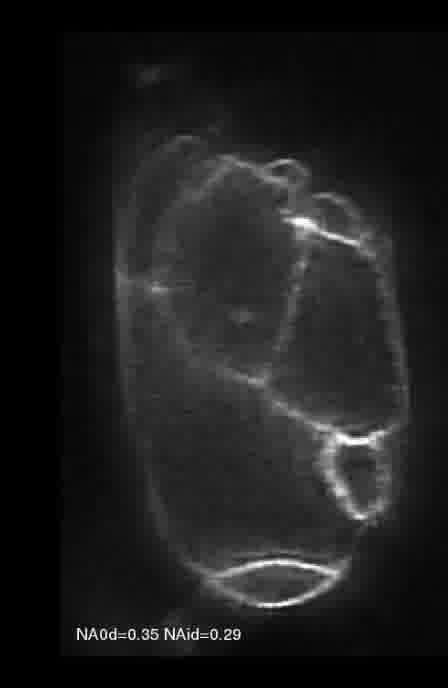
#> input picture Supervised_approach/test_images/a184.jpg, 448 x 688 px, given in place of orayya.png, which was not available
$ python hseg.py   (Python 2 division)
#> lines starting #> are read from the running program, lines starting #| are printed output that depends on the picture; pictures that were not available may be replaced by others from this repository, and a replacement may not be noted
numSegments = 500  # How many superpixels to start with - input for SLIC function
Sigma = 4 # This parameter controls superpixel shape. Higher values make superpixels more square.

#SPHC Parameters:
segmentsToMerge = 50 # How many superpixels to merge based on color similarity
distance_limit = .6  # Limits which segments get merged based on their difference in average color
####################################################################################################

import matplotlib.pyplot as plt, argparse, numpy as np, math, sys, copy
from skimage.segmentation import slic, mark_boundaries
from skimage.util import img_as_float
from skimage import io
from collections import defaultdict

def initiateSegmentAttributes(segm_grid, image):
    '''
    Each segment formed by sklearn's SLIC function is assigned a dictionary of attributes for efficiency.
    :param segm_grid: Each pixel has been identified with a segment identifier by the skimage SLIC function
    :param image: Each pixel has R, B, and G value associated with it
    :return: Dictionary of dictionaries of attributes for each segment
    '''
    def initialSegmAttr():
        return {'neighbors': set(), 'R': [], 'G': [], 'B': [], 'coord': set(),
                         'R_avg': 0.0, 'G_avg': 0.0, 'B_avg': 0.0}
    segm_dict = defaultdict(initialSegmAttr)

    for i in range(len(segm_grid)):
        for j in range(len(segm_grid[i])):
            if j != len(segm_grid[i]) - 1 and segm_grid[i][j] != segm_grid[i][j+1]:
                segm_dict[segm_grid[i][j]]['neighbors'].add(segm_grid[i][j+1])
                segm_dict[segm_grid[i][j+1]]['neighbors'].add(segm_grid[i][j])
            if i != len(segm_grid) - 1 and segm_grid[i][j] != segm_grid[i+1][j]:
                segm_dict[segm_grid[i][j]]['neighbors'].add(segm_grid[i+1][j])
                segm_dict[segm_grid[i+1][j]]['neighbors'].add(segm_grid[i][j])
            segm_dict[segm_grid[i][j]]['R'].append(image[i][j][0])
            segm_dict[segm_grid[i][j]]['B'].append(image[i][j][1])
            segm_dict[segm_grid[i][j]]['G'].append(image[i][j][2])
            segm_dict[segm_grid[i][j]]['coord'].add((i,j))
    return segm_dict

def getNearestNeighbors(segm_dict):
    '''
    Calculates the average R, B, and G values for each segment. Then finds the two neighboring segments with
    the smallest euclidean distance (for the three dimensions of R, B, and G).
    :param segm_dict: dictionary of dictionaries of segment attributes
    :return: segment pair with smallest color euclidean distance; distance value
    '''
    for k, v in segm_dict.items():
        v['R_avg'] = sum(v['R'])/len(v['R'])
        v['B_avg'] = sum(v['B'])/len(v['B'])
        v['G_avg'] = sum(v['R'])/len(v['G'])
    neighbor_pairs = set()
    nearest_neighbors = []
    shortest_dist = 100.0

    for k, v in segm_dict.items():
        for neighbor in v['neighbors']:
            neighbor_pair = tuple(sorted([k, neighbor]))
            if neighbor_pair not in neighbor_pairs and k != neighbor:
                neighbor_pairs.add(neighbor_pair)
                eucl_dist = float(math.sqrt((v['R_avg'] - segm_dict[neighbor]['R_avg']) ** 2 +
                                            (v['B_avg'] - segm_dict[neighbor]['B_avg']) ** 2 +
                                            (v['G_avg'] - segm_dict[neighbor]['G_avg']) ** 2))
                if eucl_dist < shortest_dist:
                    shortest_dist = eucl_dist
                    nearest_neighbors = neighbor_pair
    return nearest_neighbors, shortest_dist

def mergeSegments(segm_dict, nearest_neighbors):
    '''
    Merges the pair of neighboring segments with the shortest euclidean distance (greatest color similarity)
    :param segm_dict: dictionary of dictionaries of segment attributes
    :param nearest_neighbors: segment pair with smallest color euclidean distance
    :return: segm_dict: updated dictionary of dictionaries of segment attributes
    '''
    mergeto_dict = segm_dict[nearest_neighbors[0]]
    mergefrom_dict = copy.deepcopy(segm_dict[nearest_neighbors[1]])

    mergeto_dict['neighbors'] = mergeto_dict['neighbors'] | mergefrom_dict['neighbors']
    mergeto_dict['neighbors'].discard(nearest_neighbors[0])
    mergeto_dict['R'] += mergefrom_dict['R']
    mergeto_dict['B'] += mergefrom_dict['B']
    mergeto_dict['G'] += mergefrom_dict['G']
    mergeto_dict['coord'] = mergeto_dict['coord'] | mergefrom_dict['coord']

    for neighbor in mergefrom_dict['neighbors']:
        segm_dict[neighbor]['neighbors'].add(nearest_neighbors[0])
        segm_dict[neighbor]['neighbors'].discard(nearest_neighbors[1])

    del segm_dict[nearest_neighbors[1]]
    return segm_dict

def getSPHCsegments(segm_grid, image, numToMerge = 10, max_dist = 1.0):
    '''
    Main function for running SPHC clustering algorithm. Initiates segment attributes. Then
    iteratively finds and merges neighboring segments with most similar color.
    :param segm_grid: Each pixel has been identified with a segment identifier by the skimage SLIC function
    :param image: Each pixel has R, B, and G value associated with it
    :param numToMerge: User input - number of segments to merge. Must be less than number of segments.
    :param max_dist: Maximum euclidean distance for pair of segments to merge
    :return: segm_grid: Each pixel has been identified with a segment identifier by the SPHC function
    '''
    print "Initiating Segment Attributes..."
    segm_dict = initiateSegmentAttributes(segm_grid, image)
    shortest_dist = 0.0
    merge_count = 0

    print "Merging Segments..."
    while shortest_dist <= max_dist and merge_count <= numToMerge:
        nearest_neighbors, shortest_dist = getNearestNeighbors(segm_dict)
        segm_dict = mergeSegments(segm_dict, nearest_neighbors)
        merge_count += 1
        if merge_count % 20 == 0:
            print merge_count, "segments merged"

    print merge_count, "segments merged - final"

    newSegmGrid = copy.deepcopy(segm_grid)
    for k, v in segm_dict.items():
        for coord in v['coord']:
            newSegmGrid[coord[0], coord[1]] = int(k)

    return newSegmGrid


if __name__ == '__main__':
    image = img_as_float(io.imread('/home/roronoa/Desktop/GSOC2019/INCF/experiments/W-net/images/orayya.png'))
#> image: shape (688, 448, 3) float64; min 0, max 1, mean 0.117
    SLICsegm_grid = slic(image, n_segments = numSegments, sigma = Sigma)
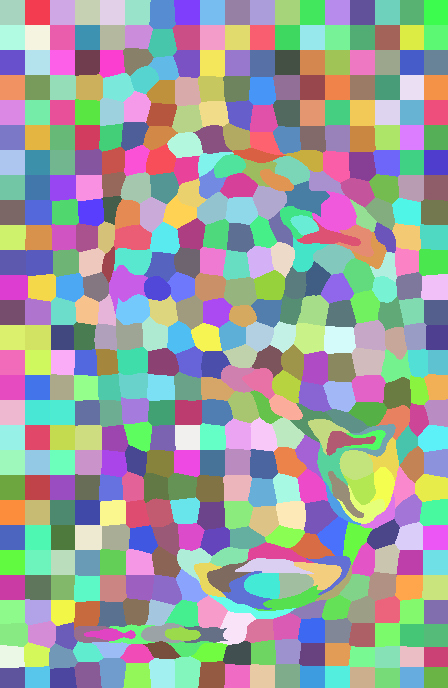
#> SLICsegm_grid: shape (688, 448) int64; 499 distinct labels, from 1 to 499; one colour per label, 0 black

    SPHCsegm_grid = getSPHCsegments(SLICsegm_grid, image, numToMerge = segmentsToMerge, max_dist = distance_limit)
#> in getSPHCsegments, `segm_dict = initiateSegmentAttributes(segm_grid, image)`: segm_dict = 499 items
#> the loop in getSPHCsegments, `while shortest_dist <= max_dist and merge_count <= numToMerge:` made 51 passes
#> after the loop in getSPHCsegments, `while shortest_dist <= max_dist and merge_count <= numToMerge:`: merge_count = 51
#| 51 segments merged - final
#> the loop in getSPHCsegments, `for k, v in segm_dict.items():` made 448 passes
#> k on passes 1 to 3: 1, 3, 4
#> after the loop in getSPHCsegments, `for k, v in segm_dict.items():`:
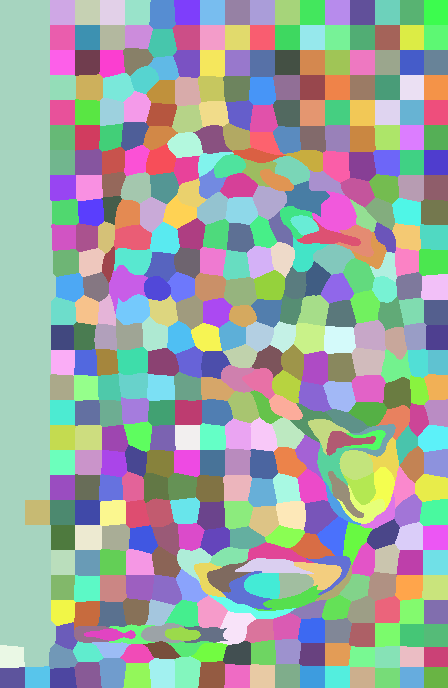
#> newSegmGrid: shape (688, 448) int64; 448 distinct labels, from 1 to 499; one colour per label, 0 black

    fig = plt.figure("%d Segments Merged" % segmentsToMerge)
    ax = fig.add_subplot(1, 1, 1)
    ax.imshow(mark_boundaries(image, SPHCsegm_grid))
    plt.axis("off")
    plt.show()
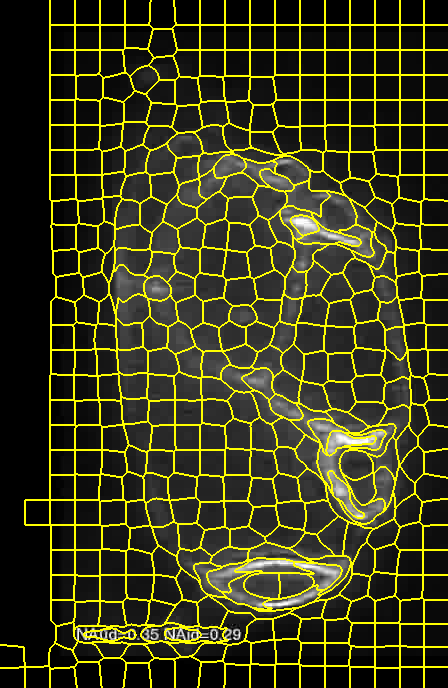
#> shown: shape (688, 448, 3) float64; mean R, G, B 0.235, 0.235, 0.0991
